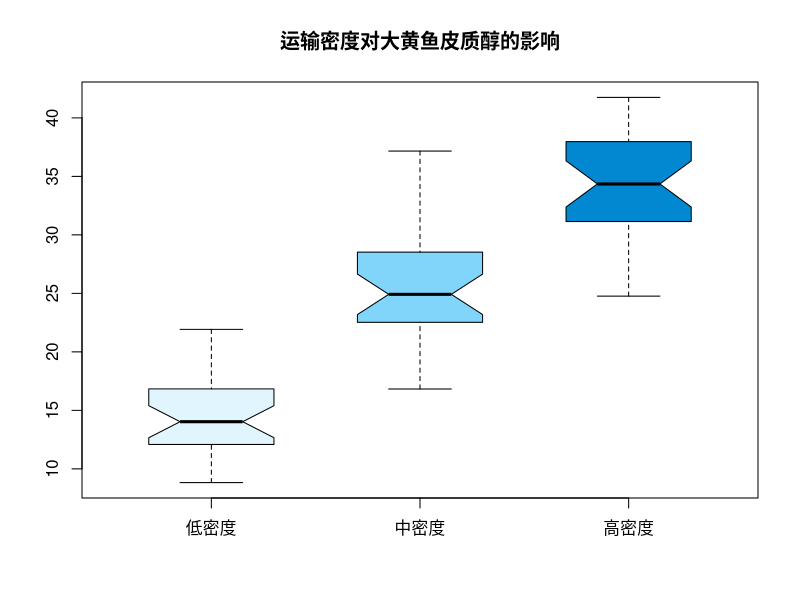
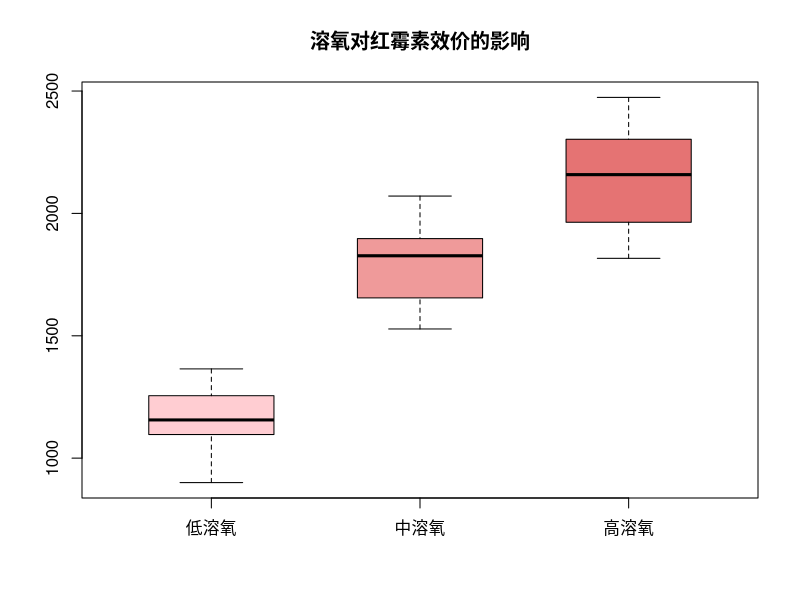
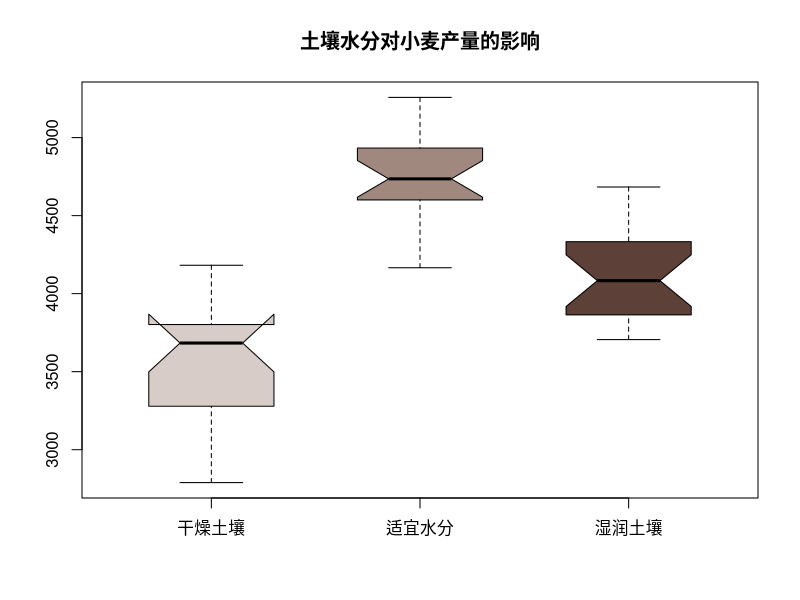
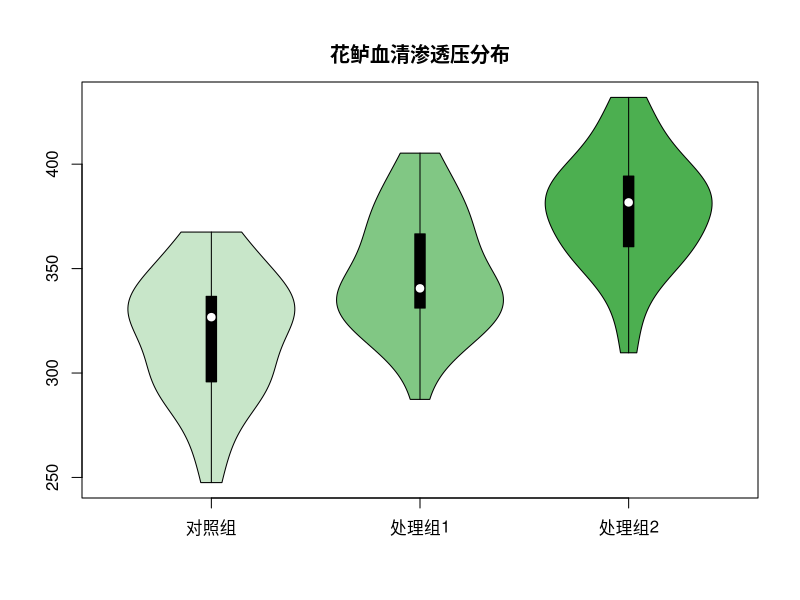
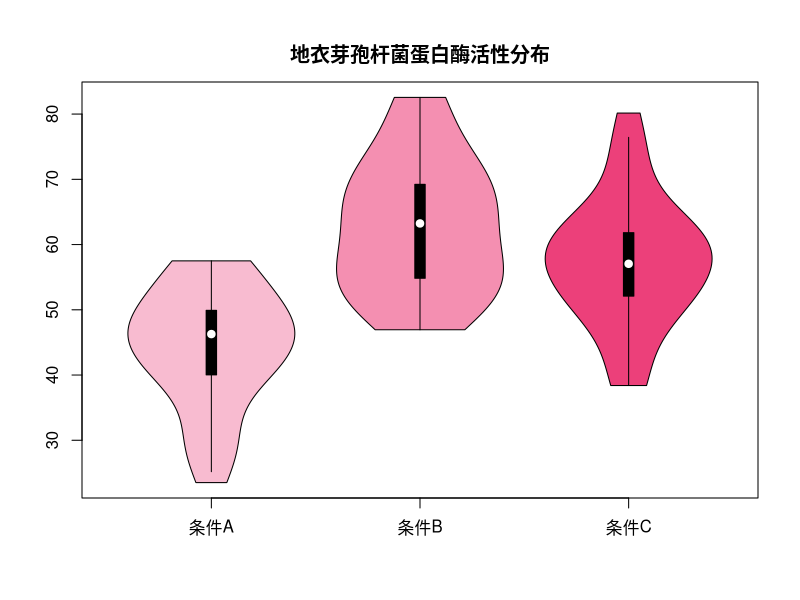
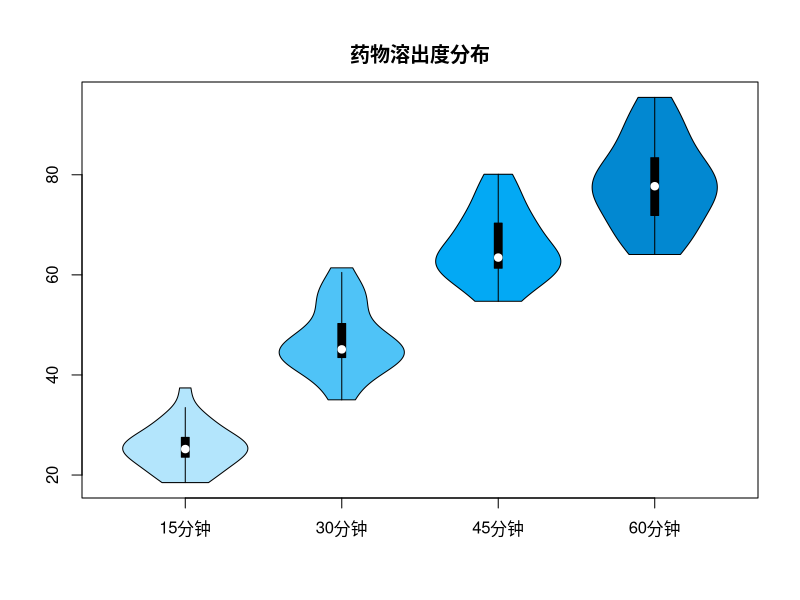
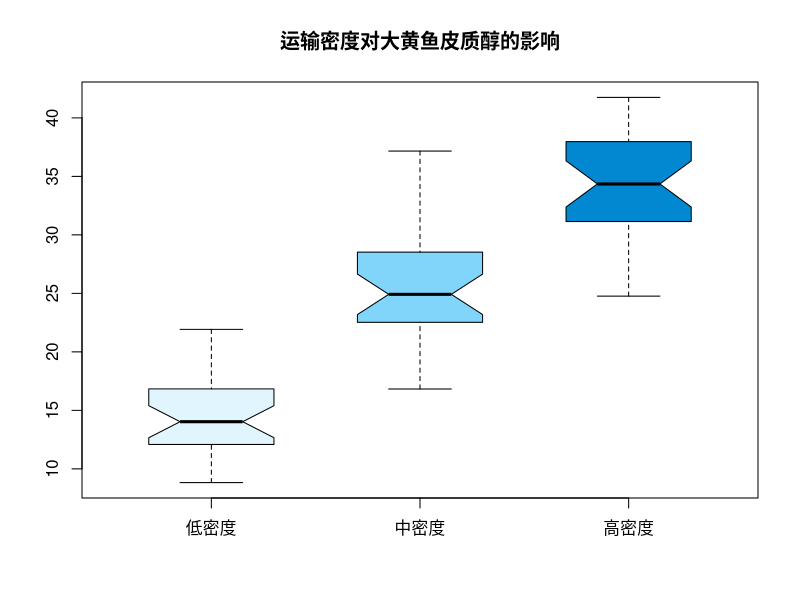
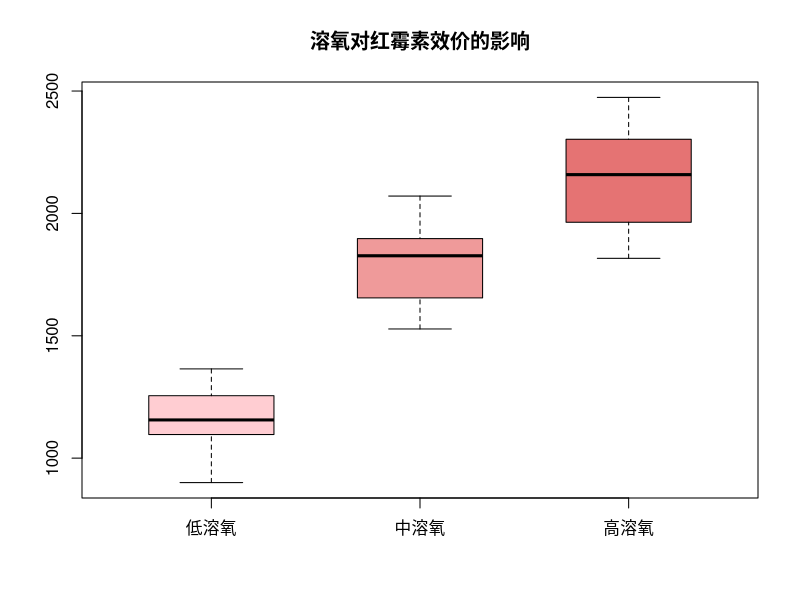

Write the R code that produced these figures, in order.
# 实战2 数据可视化 - 箱型图和小提琴图
# 功能：绘制箱型图和小提琴图，用于数据分布分析

# 创建输出文件夹
output_dir <- "s7_a2"
if (!dir.exists(output_dir)) {
  dir.create(output_dir, recursive = TRUE)
  cat("创建文件夹:", output_dir, "\n")
}

# 加载必要的包
library(vioplot)  # 用于小提琴图

# 函数：绘制箱型图
# 输入：data_list - 数据列表，colors - 颜色向量，title - 图表标题，notch - 是否显示中位数差异
# 输出：无返回值，直接绘制图形
plot_boxplot <- function(data_list, colors = NULL, title = "箱型图", notch = FALSE) {
  if (is.null(colors)) {
    colors <- rainbow(length(data_list))
  }
  
  # 绘制箱型图
  boxplot(data_list,
          col = colors,
          main = title,
          notch = notch,
          outline = TRUE,
          boxwex = 0.6)
}

# 函数：绘制小提琴图
# 输入：data_list - 数据列表，colors - 颜色向量，title - 图表标题
# 输出：无返回值，直接绘制图形
plot_violin <- function(data_list, colors = NULL, title = "小提琴图") {
  if (is.null(colors)) {
    colors <- rainbow(length(data_list))
  }
  
  # 绘制小提琴图
  vioplot(data_list,
          col = colors,
          main = title,
          names = names(data_list))
}

# 示例1：运输密度对大黄鱼皮质醇的影响
cat("示例1：运输密度对大黄鱼皮质醇的影响\n")
# 模拟数据：不同运输密度下的皮质醇水平
low_density <- rnorm(30, mean = 15, sd = 3)
medium_density <- rnorm(30, mean = 25, sd = 4)
high_density <- rnorm(30, mean = 35, sd = 5)

cortisol_data <- list(
  "低密度" = low_density,
  "中密度" = medium_density,
  "高密度" = high_density
)

cortisol_colors <- c("#E1F5FE", "#81D4FA", "#0288D1")

# 绘制箱型图
plot_boxplot(cortisol_data, cortisol_colors, 
             "运输密度对大黄鱼皮质醇的影响", notch = TRUE)

# 保存为PNG文件
png(file.path(output_dir, "fish_cortisol_boxplot.png"), width = 800, height = 600)
plot_boxplot(cortisol_data, cortisol_colors, 
             "运输密度对大黄鱼皮质醇的影响", notch = TRUE)
dev.off()

# 示例2：溶氧对红霉素效价的影响
cat("示例2：溶氧对红霉素效价的影响\n")
# 模拟数据：不同溶氧水平下的红霉素效价
low_oxygen <- rnorm(25, mean = 1200, sd = 150)
medium_oxygen <- rnorm(25, mean = 1800, sd = 200)
high_oxygen <- rnorm(25, mean = 2200, sd = 180)

erythromycin_data <- list(
  "低溶氧" = low_oxygen,
  "中溶氧" = medium_oxygen,
  "高溶氧" = high_oxygen
)

erythromycin_colors <- c("#FFCDD2", "#EF9A9A", "#E57373")

# 绘制箱型图
plot_boxplot(erythromycin_data, erythromycin_colors, 
             "溶氧对红霉素效价的影响", notch = FALSE)

# 保存为PDF文件（添加中文字体支持）
pdf(file.path(output_dir, "erythromycin_oxygen_boxplot.pdf"), width = 8, height = 6, family = "GB1")
plot_boxplot(erythromycin_data, erythromycin_colors, 
             "溶氧对红霉素效价的影响", notch = FALSE)
dev.off()

# 示例3：土壤水分对小麦产量的影响
cat("示例3：土壤水分对小麦产量的影响\n")
# 模拟数据：不同土壤水分下的小麦产量
dry_soil <- rnorm(20, mean = 3500, sd = 300)
optimal_soil <- rnorm(20, mean = 4800, sd = 250)
wet_soil <- rnorm(20, mean = 4200, sd = 280)

wheat_yield_data <- list(
  "干燥土壤" = dry_soil,
  "适宜水分" = optimal_soil,
  "湿润土壤" = wet_soil
)

wheat_colors <- c("#D7CCC8", "#A1887F", "#5D4037")

# 绘制箱型图
plot_boxplot(wheat_yield_data, wheat_colors, 
             "土壤水分对小麦产量的影响", notch = TRUE)

# 保存为PNG文件
png(file.path(output_dir, "wheat_yield_boxplot.png"), width = 800, height = 600)
plot_boxplot(wheat_yield_data, wheat_colors, 
             "土壤水分对小麦产量的影响", notch = TRUE)
dev.off()

# 示例4：花鲈血清渗透压小提琴图
cat("示例4：花鲈血清渗透压小提琴图\n")
# 模拟数据：不同处理组的花鲈血清渗透压
control_group <- rnorm(35, mean = 320, sd = 25)
treatment_1 <- rnorm(35, mean = 350, sd = 30)
treatment_2 <- rnorm(35, mean = 380, sd = 28)

serum_osmolarity_data <- list(
  "对照组" = control_group,
  "处理组1" = treatment_1,
  "处理组2" = treatment_2
)

serum_colors <- c("#C8E6C9", "#81C784", "#4CAF50")

# 绘制小提琴图
plot_violin(serum_osmolarity_data, serum_colors, 
            "花鲈血清渗透压分布")

# 保存为PNG文件
png(file.path(output_dir, "fish_serum_violin.png"), width = 800, height = 600)
plot_violin(serum_osmolarity_data, serum_colors, 
            "花鲈血清渗透压分布")
dev.off()

# 示例5：地衣芽孢杆菌蛋白酶活性小提琴图
cat("示例5：地衣芽孢杆菌蛋白酶活性小提琴图\n")
# 模拟数据：不同培养条件下的蛋白酶活性
condition_a <- rnorm(30, mean = 45, sd = 8)
condition_b <- rnorm(30, mean = 65, sd = 10)
condition_c <- rnorm(30, mean = 55, sd = 9)

protease_activity_data <- list(
  "条件A" = condition_a,
  "条件B" = condition_b,
  "条件C" = condition_c
)

protease_colors <- c("#F8BBD0", "#F48FB1", "#EC407A")

# 绘制小提琴图
plot_violin(protease_activity_data, protease_colors, 
            "地衣芽孢杆菌蛋白酶活性分布")

# 保存为PNG文件
png(file.path(output_dir, "bacteria_protease_violin.png"), width = 800, height = 600)
plot_violin(protease_activity_data, protease_colors, 
            "地衣芽孢杆菌蛋白酶活性分布")
dev.off()

# 示例6：药物溶出度小提琴图
cat("示例6：药物溶出度小提琴图\n")
# 模拟数据：不同时间点的药物溶出度
time_15min <- rnorm(25, mean = 25, sd = 5)
time_30min <- rnorm(25, mean = 45, sd = 6)
time_45min <- rnorm(25, mean = 65, sd = 7)
time_60min <- rnorm(25, mean = 80, sd = 8)

drug_dissolution_data <- list(
  "15分钟" = time_15min,
  "30分钟" = time_30min,
  "45分钟" = time_45min,
  "60分钟" = time_60min
)

dissolution_colors <- c("#B3E5FC", "#4FC3F7", "#03A9F4", "#0288D1")

# 绘制小提琴图
plot_violin(drug_dissolution_data, dissolution_colors, 
            "药物溶出度分布")

# 保存为PNG文件
png(file.path(output_dir, "drug_dissolution_violin.png"), width = 800, height = 600)
plot_violin(drug_dissolution_data, dissolution_colors, 
            "药物溶出度分布")
dev.off()

cat("实战2数据可视化完成！所有箱型图和小提琴图已保存到文件夹:", output_dir, "\n")
